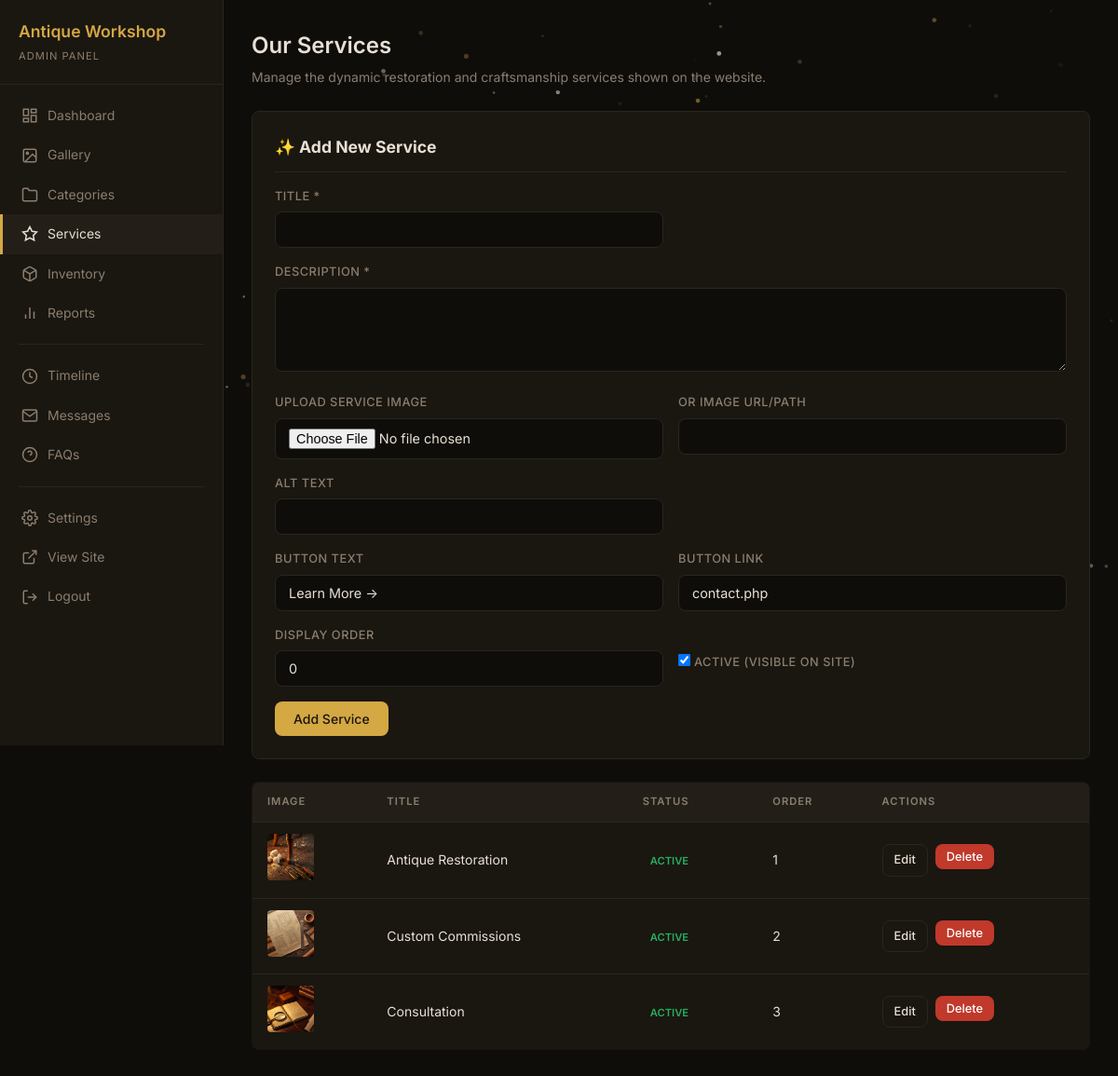
Screenshot of /admin/services.php (signed in) with the database file from the repository.
### tables this page shows
CREATE TABLE IF NOT EXISTS `services` (
    `id` INT AUTO_INCREMENT PRIMARY KEY,
    `title` VARCHAR(255) NOT NULL,
    `description` TEXT NOT NULL,
    `image_path` VARCHAR(255) NOT NULL,
    `alt_text` VARCHAR(255) DEFAULT '',
    `icon_svg` TEXT,
    `cta_text` VARCHAR(100) NOT NULL DEFAULT 'Learn More →',
    `cta_link` VARCHAR(255) NOT NULL DEFAULT 'contact.php',
    `display_order` INT NOT NULL DEFAULT 0,
    `is_active` TINYINT(1) NOT NULL DEFAULT 1,
    `created_at` DATETIME DEFAULT CURRENT_TIMESTAMP
);

### admin/services.php (the view, shortened to what this page needs)
<?php
$db = getDB();
$edit_item = null;
$services = $db->query("SELECT * FROM services ORDER BY display_order ASC, created_at DESC")->fetchAll();
?>
<!DOCTYPE html>
<html lang="en">
<head>
    <link rel="stylesheet" href="style.css">
</head>
<body>
    <div class="admin-layout">
        <?php require_once 'includes/sidebar.php'; ?>
        <main class="admin-main">
            <div class="page-header">
                <h1>Our Services</h1>
                <p>Manage the dynamic restoration and craftsmanship services shown on the website.</p>
            </div>
            <div class="form-card">
                <h2><?php echo $edit_item ? '📝 Edit Service: ' . htmlspecialchars($edit_item['title']) : '✨ Add New Service'; ?></h2>
                <form method="POST" action="services.php" enctype="multipart/form-data">
                    <div class="form-row">
                        <div class="form-group">
                            <label for="title">Title *</label>
                            <input type="text" class="form-control" id="title" name="title" value="<?php echo htmlspecialchars($edit_item['title'] ?? ''); ?>" required>
                        </div>
                    </div>
                    <div class="form-group">
                        <label for="description">Description *</label>
                        <textarea class="form-control" id="description" name="description" rows="4" required><?php echo htmlspecialchars($edit_item['description'] ?? ''); ?></textarea>
                    </div>
                    <div class="form-row">
                        <div class="form-group">
                            <label for="image_file">Upload Service Image</label>
                            <input type="file" class="form-control" id="image_file" name="image_file" accept="image/*">
                        </div>
                        <div class="form-group">
                            <label for="image_path">Or Image URL/Path</label>
                            <input type="text" class="form-control" id="image_path" name="image_path" value="<?php echo htmlspecialchars($edit_item['image_path'] ?? ''); ?>">
                        </div>
                    </div>
                    <div class="form-row">
                        <div class="form-group">
                            <label for="alt_text">Alt Text</label>
                            <input type="text" class="form-control" id="alt_text" name="alt_text" value="<?php echo htmlspecialchars($edit_item['alt_text'] ?? ''); ?>">
                        </div>
                    </div>
                    <div class="form-row">
                        <div class="form-group">
                            <label for="cta_text">Button Text</label>
                            <input type="text" class="form-control" id="cta_text" name="cta_text" value="<?php echo htmlspecialchars($edit_item['cta_text'] ?? 'Learn More →'); ?>">
                        </div>
                        <div class="form-group">
                            <label for="cta_link">Button Link</label>
                            <input type="text" class="form-control" id="cta_link" name="cta_link" value="<?php echo htmlspecialchars($edit_item['cta_link'] ?? 'contact.php'); ?>">
                        </div>
                    </div>
                    <div class="form-row">
                        <div class="form-group">
                            <label for="display_order">Display Order</label>
                            <input type="number" class="form-control" id="display_order" name="display_order" value="<?php echo $edit_item['display_order'] ?? 0; ?>">
                        </div>
                        <div class="form-group" style="display: flex; align-items: flex-end; padding-bottom: 10px;">
                            <label>
                                <input type="checkbox" name="is_active" <?php if ($edit_item['is_active'] ?? true) echo 'checked'; ?>>
                                Active (visible on site)
                            </label>
                        </div>
                    </div>
                    <div style="display: flex; gap: 8px;">
                        <button type="submit" class="btn btn-primary"><?php echo $edit_item ? 'Update Service' : 'Add Service'; ?></button>
                    </div>
                </form>
            </div>
            <table class="data-table">
                <thead>
                    <tr>
                        <th>Image</th>
                        <th>Title</th>
                        <th>Status</th>
                        <th>Order</th>
                        <th>Actions</th>
                    </tr>
                </thead>
                <tbody>
                    <?php foreach ($services as $svc): ?>
                    <tr>
                        <td><img src="../<?php echo htmlspecialchars($svc['image_path']); ?>" alt="" style="width:50px; height:50px; object-fit:cover; border-radius:4px;"></td>
                        <td><?php echo htmlspecialchars($svc['title']); ?></td>
                        <td>
                            <form method="POST" action="services.php" style="display:inline;">
                                <button type="submit" class="badge <?php echo $svc['is_active'] ? 'badge-featured' : 'badge-read'; ?>" style="cursor:pointer; border:none; background:none; font-family:inherit;">
                                    <?php echo $svc['is_active'] ? 'Active' : 'Hidden'; ?>
                                </button>
                            </form>
                        </td>
                        <td><?php echo $svc['display_order']; ?></td>
                        <td>
                            <div class="actions" style="display:flex; gap:8px;">
                                <a href="services.php?edit=<?php echo $svc['id']; ?>" class="btn btn-outline btn-sm">Edit</a>
                                <form method="POST" action="services.php" style="display:inline;" onsubmit="return confirm('Delete this service?')">
                                    <button type="submit" class="btn btn-danger btn-sm">Delete</button>
                                </form>
                            </div>
                        </td>
                    </tr>
                    <?php endforeach; ?>
                </tbody>
            </table>
        </main>
    </div>
<?php require_once __DIR__ . '/includes/particles.php'; ?>

### admin/style.css (style rules this page uses)
:root { --admin-bg: #0f0d0a; --admin-surface: #1a1610; --admin-surface-hover: #231f18; --admin-border: #2a2520; --admin-text: #e8e0d4; --admin-text-muted: #8a7e6e; --admin-accent: #d4a843; --admin-accent-hover: #e0b84f; --admin-danger: #c0392b; --admin-danger-hover: #e74c3c; --admin-success: #27ae60; --admin-radius: 8px; }
* { margin: 0; padding: 0; box-sizing: border-box; }
body { font-family: 'Inter', -apple-system, BlinkMacSystemFont, sans-serif; background: var(--admin-bg); color: var(--admin-text); line-height: 1.6; min-height: 100vh; }
a { color: var(--admin-accent); text-decoration: none; }
.admin-layout { display: flex; min-height: 100vh; }
.admin-main { flex: 1; margin-left: 240px; padding: 30px; }
.page-header { margin-bottom: 24px; }
.page-header h1 { font-size: 1.5rem; font-weight: 600; }
.page-header p { color: var(--admin-text-muted); font-size: 0.875rem; margin-top: 4px; }
.form-group { margin-bottom: 16px; }
.form-group label { display: block; font-size: 0.8rem; font-weight: 500; color: var(--admin-text-muted); margin-bottom: 6px; text-transform: uppercase; letter-spacing: 0.5px; }
.form-control { width: 100%; padding: 10px 14px; background: var(--admin-bg); border: 1px solid var(--admin-border); border-radius: var(--admin-radius); color: var(--admin-text); font-family: inherit; font-size: 0.9rem; transition: border-color 0.2s; }
textarea.form-control { resize: vertical; min-height: 80px; }
.btn { display: inline-flex; align-items: center; gap: 6px; padding: 10px 20px; border: none; border-radius: var(--admin-radius); font-family: inherit; font-size: 0.875rem; font-weight: 500; cursor: pointer; transition: all 0.2s; }
.btn-primary { background: var(--admin-accent); color: #1a1410; }
.btn-danger { background: var(--admin-danger); color: white; }
.btn-outline { background: transparent; border: 1px solid var(--admin-border); color: var(--admin-text); }
.btn-sm { padding: 6px 12px; font-size: 0.8rem; }
.data-table { width: 100%; border-collapse: collapse; background: var(--admin-surface); border: 1px solid var(--admin-border); border-radius: var(--admin-radius); overflow: hidden; }
.data-table th, .data-table td { padding: 12px 16px; text-align: left; border-bottom: 1px solid var(--admin-border); font-size: 0.875rem; }
.data-table th { background: var(--admin-surface-hover); color: var(--admin-text-muted); font-weight: 600; text-transform: uppercase; font-size: 0.7rem; letter-spacing: 1px; }
.data-table tr:last-child td { border-bottom: none; }
.data-table img { width: 50px; height: 50px; object-fit: cover; border-radius: 4px; }
.actions { display: flex; gap: 6px; }
.form-card { background: var(--admin-surface); border: 1px solid var(--admin-border); border-radius: var(--admin-radius); padding: 24px; margin-bottom: 24px; }
.form-card h2 { font-size: 1.1rem; margin-bottom: 16px; padding-bottom: 12px; border-bottom: 1px solid var(--admin-border); }
.form-row { display: grid; grid-template-columns: 1fr 1fr; gap: 16px; }
.badge { display: inline-block; padding: 2px 8px; border-radius: 10px; font-size: 0.7rem; font-weight: 600; text-transform: uppercase; }
.badge-featured { background: rgba(39, 174, 96, 0.15); color: var(--admin-success); }

### rows the page displays
services: image_path (picture), title "Antique Restoration", is_active "ACTIVE", display_order "1"
services: image_path (picture), title "Custom Commissions", is_active "ACTIVE", display_order "2"
services: image_path (picture), title "Consultation", is_active "ACTIVE", display_order "3"
